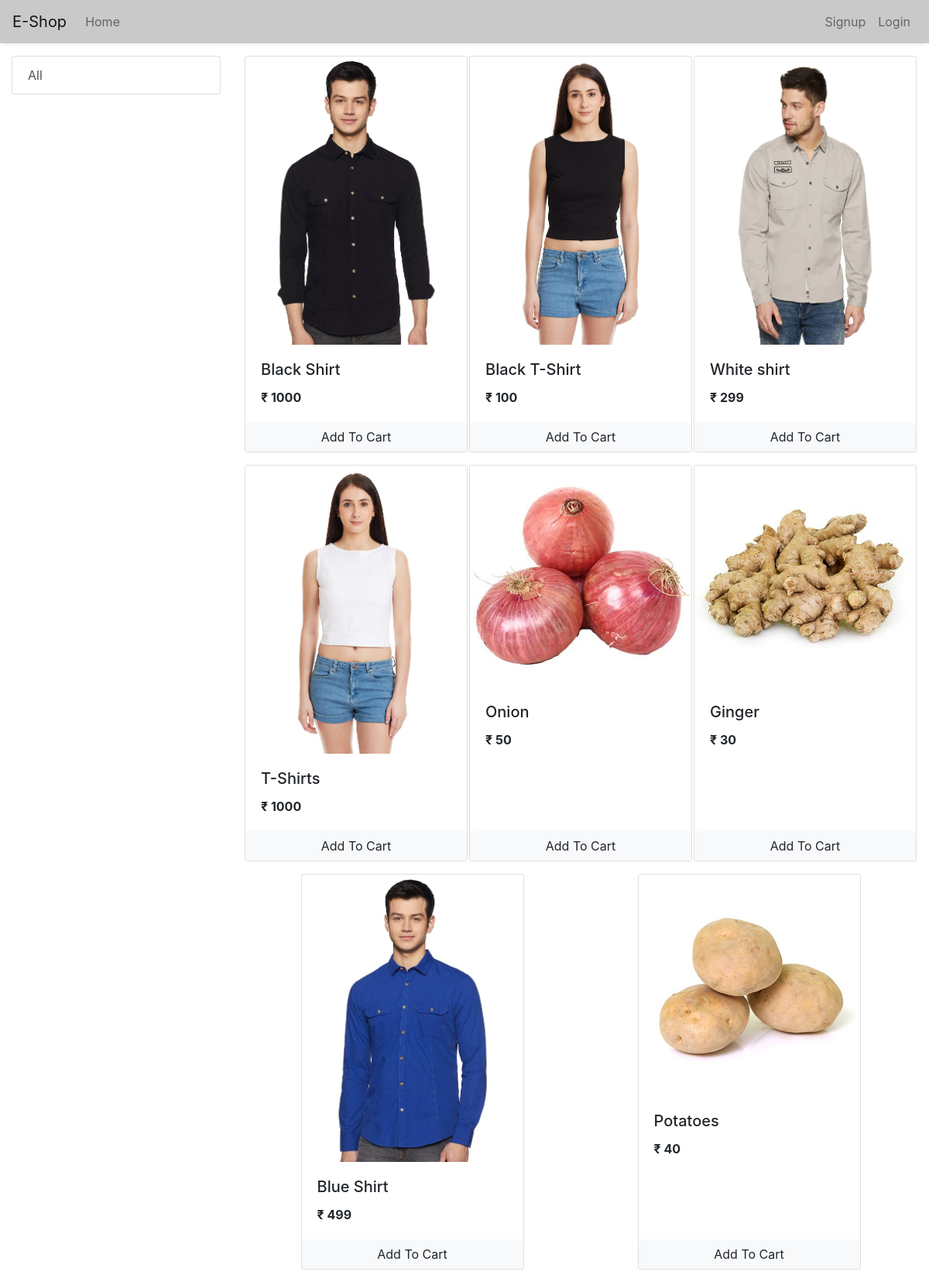
The page / on the database its author committed.
### store/models/product.py (models this page shows, shortened)
class Product(models.Model):
    name = models.CharField(max_length=50)
    price = models.IntegerField(default=0)
    category = models.ForeignKey(Categories, on_delete=models.CASCADE, default=1)
    desciption = models.CharField(max_length=200, default="", null=True, blank=True)
    image = models.ImageField(upload_to="upload/products/")
    @staticmethod
    def get_all_product():
        return Product.objects.all()

### store/views/home.py (the view, shortened to what this page needs)
# urls.py: 2. Add a URL to urlpatterns:  path('', views.home, name='home')
class home(View):
    def get(self, request):
        cart = request.session.get("cart")
        if not cart:
            request.session["cart"] = {}
        product = None
        category = Categories.get_all_category()
        categotyID = request.GET.get("category")
        if categotyID:
            product = Product.get_all_product_by_category_id(categotyID)
        else:
            product = Product.get_all_product()
        data = {}
        data["products"] = product
        data["category"] = category
        data["cart"] = request.session.get("cart")
        return render(request, "home.html", data)

### store/models/category.py (called while the page is built)
    @staticmethod
    def get_all_category():
        return Categories.objects.all()

### store/templatetags/cart.py (called while the page is built)
@register.filter(name='is_in_cart')
def is_in_cart(product,cart):
    keys = cart.keys()
    for id in keys:
        if id.isdigit():
            if int(id) == product.id:
                return True
    return False

### store/templatetags/custom_filter.py (called while the page is built)
@register.filter(name='currency')
def currency(number):
    return "₹ "+str(number)

### store/templates/home.html (shortened to what this page needs)
{% extends 'base.html' %}
{% block body %}
{% load cart %}
{% load custom_filter %}
<div class="container-fluid mt-3">
  <div class="row">
    <div class="col-lg-3 mx-auto">
      <div class="list-group">
        <a href="/" class="list-group-item list-group-item-action">All</a>
      </div>
    </div>
    <div id='products' class="col-lg-9 mx-auto">
      <div class="row mx-auto">
        {% for product in products %}
        <div class="card mx-auto mb-3" id="{{ product.id }}" style="width: 18rem;">
          <img class="card-img-top" src="{{ product.image.url }}" alt="Card image cap">
          <div class="card-body">
            <h5 class="card-title">{{ product.name }}</h5>
            <b class="card-text ">{{ product.price|currency }}</b>
          </div>
          <div class="cart-footer p-0 ">
            {% if product|is_in_cart:request.session.cart %}
            <div class="row  no-gutters m-0">
              <form action="/#{{ product.id }}" method="POST" class="col-2">
                {% csrf_token %}
                <input type="hidden" name="product" value="{{ product.id }}">
                <input type="hidden" name="remove" value="True">
                <input type="submit" value=" - " class="btn btn-block btn-light border-right">
              </form>
              <div class="text-center col">{{ product|cart_quantity:request.session.cart }} in Cart</div>
              <form action="/#{{ product.id }}" method="POST" class="col-2">
                {% csrf_token %}
                <input type="hidden" name="product" value="{{ product.id }}">
                <input type="submit" value=" + " class="btn btn-block btn-light border-left">
              </form>
            </div>
            {% else %}
            <form action="/#{{ product.id }}" method="POST" class="btn-block">
              <input type="submit" class="float-right btn btn-light form-control" value="Add To Cart">
            </form>
            {% endif %}
          </div>
        </div>
        {% endfor %}
      </div>
    </div>
  </div>
</div>
{% endblock body %}

### store/templates/base.html (shortened to what this page needs)
<!doctype html>
<html lang="en">
<head>
    <link rel="stylesheet" href="https://cdn.jsdelivr.net/npm/bootstrap@4.0.0/dist/css/bootstrap.min.css"
>
</head>
<body>
    <nav class="one-edge-shadow sticky-top navbar navbar-expand-lg navbar-light ">
        <a class="navbar-brand" href="/">E-Shop</a>
        <div class="collapse navbar-collapse" id="navbarSupportedContent">
            <ul class="navbar-nav mr-auto">
                <li class="nav-item ">
                    <a class="nav-link" aria-current="page" href="/">Home <span class="sr-only">(current)</span></a>
                </li>
            </ul>
            <ul class=" navbar-nav my-2 my-lg-0">
                {% if request.session.customer_id %}
                <li class="nav-item ">
                    <a class="nav-link" aria-current="page" href="/orders">Orders<span
                            class="sr-only">(current)</span></a>
                </li>
                <li class="nav-item">
                    <a class="nav-link" href="/cart">Cart
                        <span class="badge badge-info">{{request.session.cart.keys|length}}</span>
                        <span class="sr-only">(current)</span></a>
                </li>
                <li class="nav-item ">
                    <a class="nav-link" aria-current="page" href="/logout">Logout<span
                            class="sr-only">(current)</span></a>
                </li>
                {%else%}
                <li class="nav-item ">
                    <a class="nav-link" aria-current="page" href="/signup1">Signup</a>
                </li>
                <li class="nav-item ">
                    <a class="nav-link" aria-current="page" href="/login">Login</a>
                </li>
                {%endif%}
            </ul>
        </div>
    </nav>
    {%block body%}
    {%endblock body%}
</body>
</html>

### store/templates/base.html (style rules this page uses)
nav { background-color: rgb(202, 201, 201); }
.one-edge-shadow { box-shadow: 0 8px 2px -5px rgb(246, 245, 245); }

### rows shown on the page
Product: {{ product.id }} 1 (drawn), image (picture), name "Black Shirt", price "₹ 1000"
Product: image (picture), name "Black T-Shirt", price "₹ 100"
Product: image (picture), name "White shirt", price "₹ 299"
Product: image (picture), name "T-Shirts", price "₹ 1000"
Product: image (picture), name "Onion", price "₹ 50"
Product: image (picture), name "Ginger", price "₹ 30"
Product: image (picture), name "Blue Shirt", price "₹ 499"
Product: image (picture), name "Potatoes", price "₹ 40"
